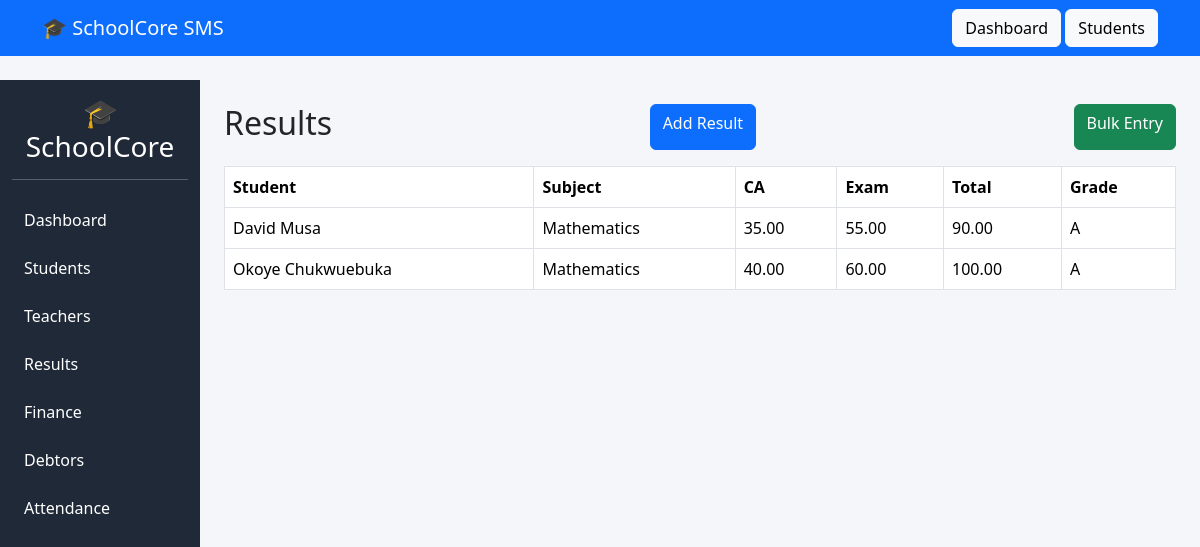
The app's page /results/ with its own data.
### results_app/models.py (models this page shows, shortened)
class Result(models.Model):
    student = models.ForeignKey(
        Student,
        on_delete=models.CASCADE
    )
    subject = models.ForeignKey(
        Subject,
        on_delete=models.CASCADE
    )
    examination = models.ForeignKey(
        Examination,
        on_delete=models.CASCADE
    )
    ca_score = models.DecimalField(
        max_digits=5,
        decimal_places=2
    )
    exam_score = models.DecimalField(
        max_digits=5,
        decimal_places=2
    )
    total_score = models.DecimalField(
        max_digits=5,
        decimal_places=2,
        blank=True,
        null=True
    )
    grade = models.CharField(
        max_length=2,
        blank=True
    )
    remark = models.CharField(
        max_length=30,
        blank=True
    )
    teacher_comment = models.TextField(
    blank=True,
    null=True
)
    principal_comment = models.TextField(
    blank=True,
    null=True
)

### students/models.py (models this page shows)
class Student(models.Model):
    GENDER_CHOICES = (
        ('MALE', 'Male'),
        ('FEMALE', 'Female'),
    )
    admission_number = models.CharField(
        max_length=20,
        unique=True
    )
    first_name = models.CharField(max_length=100)
    last_name = models.CharField(max_length=100)
    other_name = models.CharField(
        max_length=100,
        blank=True
    )
    gender = models.CharField(
        max_length=10,
        choices=GENDER_CHOICES
    )
    date_of_birth = models.DateField()
    classroom = models.ForeignKey(
        ClassRoom,
        on_delete=models.SET_NULL,
        null=True
    )
    passport = models.ImageField(
        upload_to='students/',
        blank=True,
        null=True
    )
    address = models.TextField()
    created_at = models.DateTimeField(
        auto_now_add=True
    )
    def __str__(self):
        return f"{self.first_name} {self.last_name}"

### academics/models.py (models this page shows)
class Subject(models.Model):
    name = models.CharField(max_length=100)
    code = models.CharField(max_length=20)
    def __str__(self):
        return self.name

### results_app/views.py (the view)
def result_list(request):
    results = Result.objects.all()
    return render(
        request,
        'results/list.html',
        {
            'results': results
        }
    )

### templates/results/list.html
{% extends 'base.html' %}
{% block content %}
<div class="d-flex justify-content-between mb-3">
    <h2>Results</h2>
    <a
        href="{% url 'result_create' %}"
        class="btn btn-primary"
    >
        Add Result
    </a>
    <a
    href="{% url 'bulk_result_entry' %}"
    class="btn btn-success"
    >
    Bulk Entry
    </a>
</div>
<table class="table table-bordered">
    <thead>
        <tr>
            <th>Student</th>
            <th>Subject</th>
            <th>CA</th>
            <th>Exam</th>
            <th>Total</th>
            <th>Grade</th>
        </tr>
    </thead>
    <tbody>
        {% for result in results %}
        <tr>
            <td>{{ result.student }}</td>
            <td>{{ result.subject }}</td>
            <td>{{ result.ca_score }}</td>
            <td>{{ result.exam_score }}</td>
            <td>{{ result.total_score }}</td>
            <td>{{ result.grade }}</td>
        </tr>
        {% empty %}
        <tr>
            <td colspan="6">
                No results found.
            </td>
        </tr>
        {% endfor %}
    </tbody>
</table>
{% endblock %}

### templates/base.html (style rules this page uses)
body { background:#f4f6f9; }

### records on screen
Result: student "David Musa", subject "Mathematics", ca_score "35.00", exam_score "55.00", total_score "90.00", grade "A"
Result: student "Okoye Chukwuebuka", subject "Mathematics", ca_score "40.00", exam_score "60.00", total_score "100.00", grade "A"
